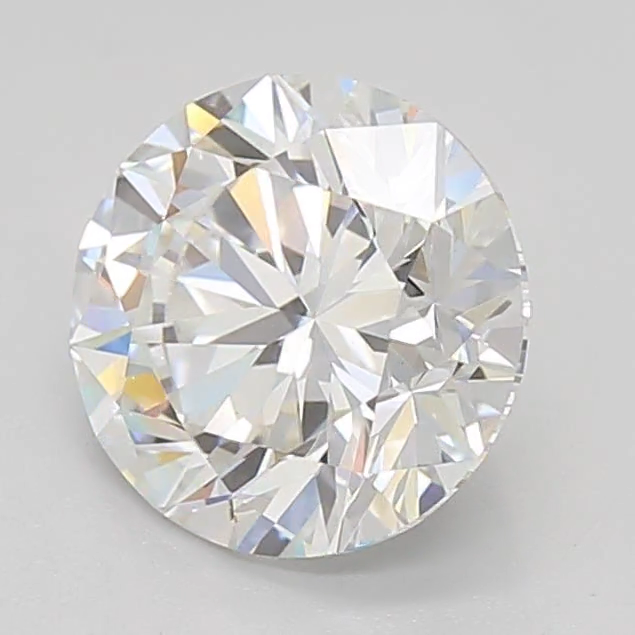
#> input picture frame 25 of imaged_100-A-SD-A60_video.mp4, 635 x 635 px
$ python image_padding.py
#> lines starting #> are read from the running program, lines starting #| are printed output that depends on the picture
# [21 lines of commented-out code are left out]

import cv2
import numpy as np

# Load the video
video_path = 'imaged_100-A-SD-A60_video.mp4'  # Specify the input video path
cap = cv2.VideoCapture(video_path)

# Get the video details (frame width, height, fps, etc.)
frame_width = int(cap.get(cv2.CAP_PROP_FRAME_WIDTH))
frame_height = int(cap.get(cv2.CAP_PROP_FRAME_HEIGHT))
fps = cap.get(cv2.CAP_PROP_FPS)

# Define the padding size
top, bottom, left, right = 60, 60, 60, 60

# Define the output video codec and create a VideoWriter object
output_size = (635, 635)  # New size after padding and resizing
fourcc = cv2.VideoWriter_fourcc(*'mp4v')  # Codec for output video
out = cv2.VideoWriter('output_video.mp4', fourcc, fps, output_size)

# Process the video frame by frame
while cap.isOpened():
    ret, frame = cap.read()
#> frame is the input picture: shape (635, 635, 3); mean B, G, R 203.6, 204.9, 206
    if not ret:
        break  # If no frame is returned, exit the loop

    # Apply reflection padding to the frame
    padded_frame = cv2.copyMakeBorder(frame, top, bottom, left, right, cv2.BORDER_REFLECT)
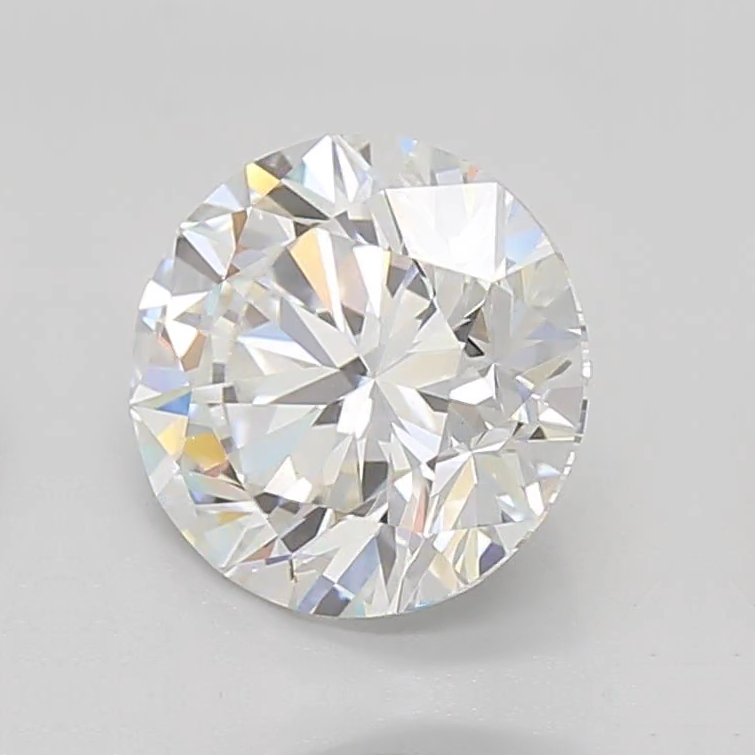
#> padded_frame: shape (755, 755, 3); mean B, G, R 204.7, 205.6, 206.4

    # Resize the padded frame to the desired size (635x635 in this case)
    resized_frame = cv2.resize(padded_frame, output_size)

    # Write the processed frame to the output video
    out.write(resized_frame)

# Release video capture and writer objects
cap.release()
out.release()

# Optionally, close any OpenCV windows (if you are displaying the frames in between)
cv2.destroyAllWindows()

$ run again, starting later in the video
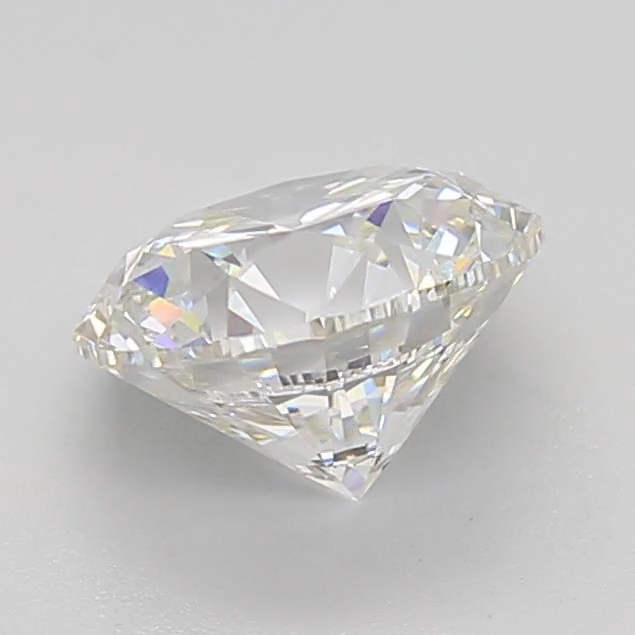
#> input picture frame 115 of imaged_100-A-SD-A60_video.mp4, 635 x 635 px
#> frame is the input picture: shape (635, 635, 3); mean B, G, R 198.2, 198.8, 199.5
#> `padded_frame = cv2.copyMakeBorder(frame, top, bottom, left, right, cv2..`:
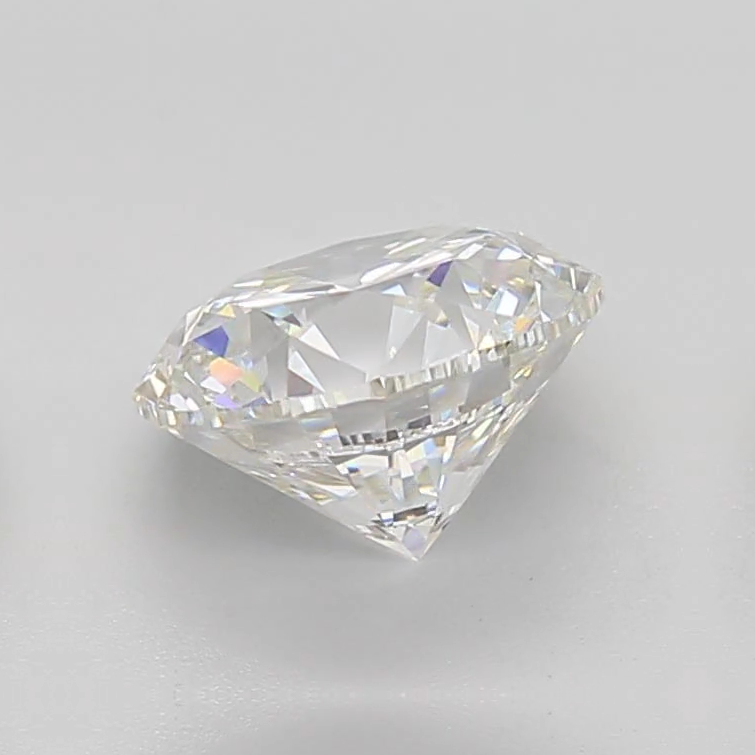
#> padded_frame: shape (755, 755, 3); mean B, G, R 200.4, 200.9, 201.4

$ run again, starting later in the video
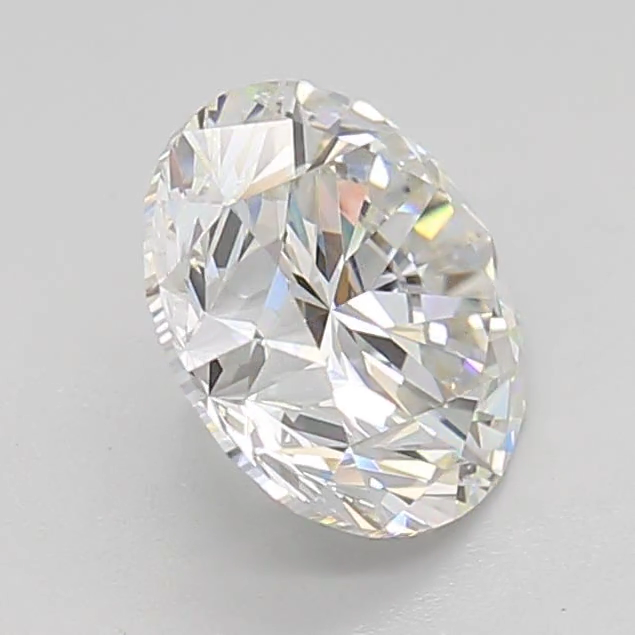
#> input picture frame 204 of imaged_100-A-SD-A60_video.mp4, 635 x 635 px
#> frame is the input picture: shape (635, 635, 3); mean B, G, R 200.6, 201.7, 202.7
#> `padded_frame = cv2.copyMakeBorder(frame, top, bottom, left, right, cv2..`:
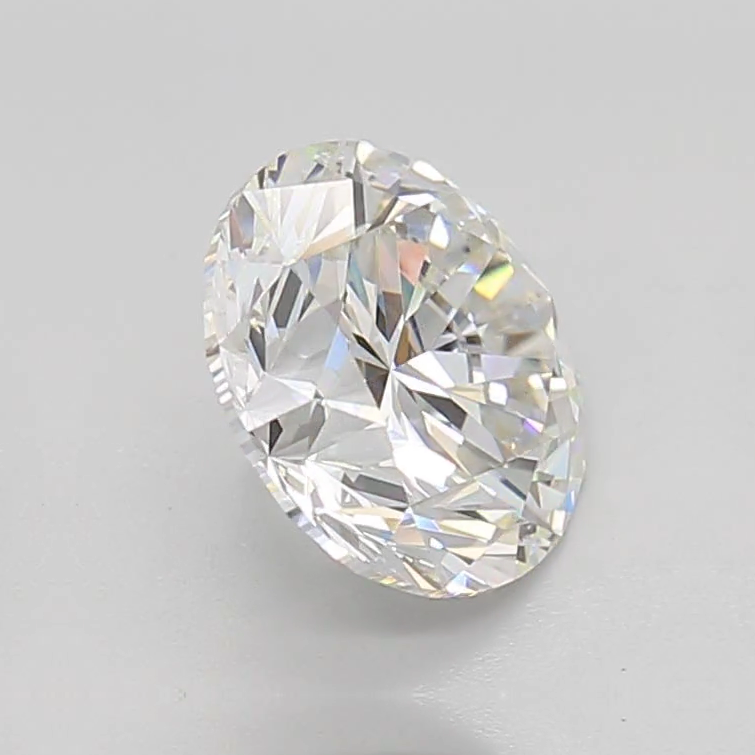
#> padded_frame: shape (755, 755, 3); mean B, G, R 202.4, 203.1, 203.9
